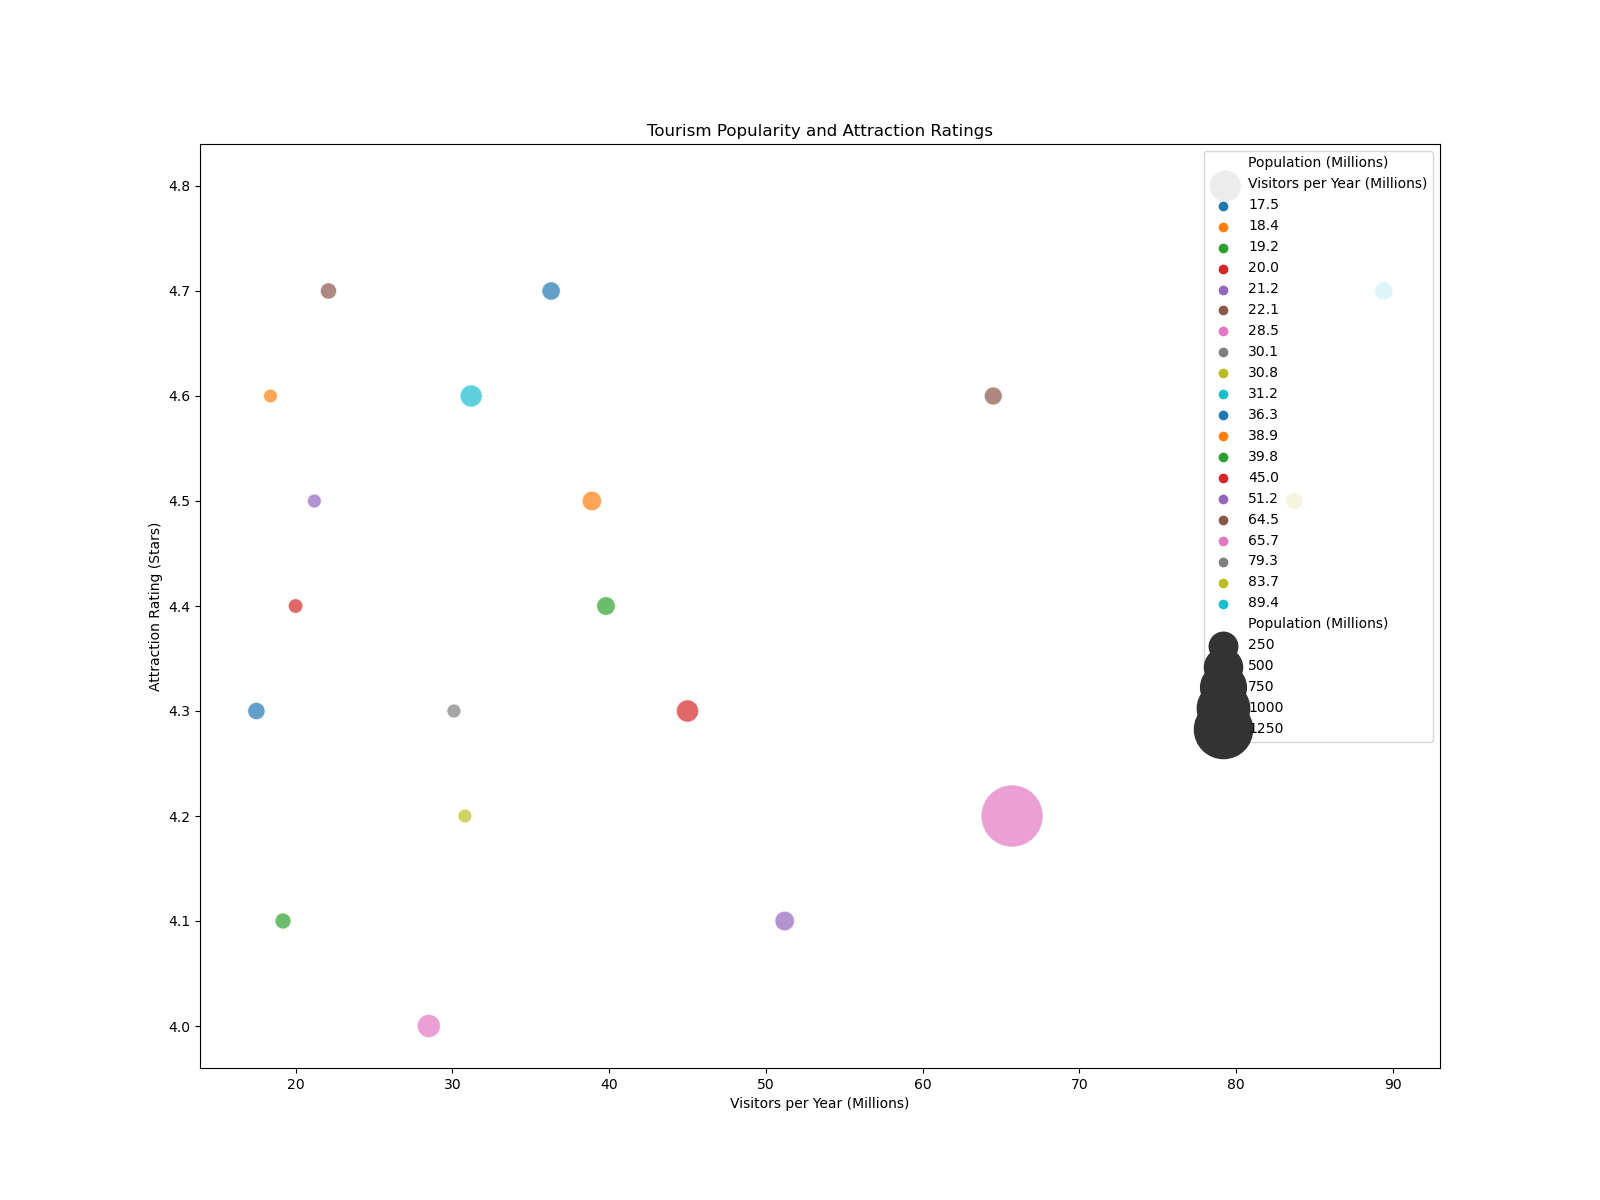

This chart was generated by the following Python code:

import seaborn as sns
import matplotlib.pyplot as plt
import pandas as pd

data = {
    'Country': ['France', 'Spain', 'United States', 'China', 'Italy', 'Turkey', 'Mexico', 'Thailand', 'Germany', 'United Kingdom',
                'Japan', 'Austria', 'Greece', 'Russia', 'Canada', 'Portugal', 'Netherlands', 'Saudi Arabia', 'Switzerland', 'South Korea'],
    'Visitors per Year (Millions)': [89.4, 83.7, 79.3, 65.7, 64.5, 51.2, 45.0, 39.8, 38.9, 36.3,
                                     31.2, 30.8, 30.1, 28.5, 22.1, 21.2, 20.0, 19.2, 18.4, 17.5],
    'Attraction Rating (Stars)': [4.7, 4.5, 4.8, 4.2, 4.6, 4.1, 4.3, 4.4, 4.5, 4.7,
                                  4.6, 4.2, 4.3, 4.0, 4.7, 4.5, 4.4, 4.1, 4.6, 4.3],
    'Population (Millions)': [65, 47, 331, 1438, 60, 84, 128, 70, 83, 66,
                              126, 9, 10, 145, 38, 10, 17, 34, 8, 51]
}

df = pd.DataFrame(data)

plt.figure(figsize=(16, 12))
bubble_chart = sns.scatterplot(data=df,
                               x='Visitors per Year (Millions)',
                               y='Attraction Rating (Stars)',
                               size='Population (Millions)',
                               hue='Visitors per Year (Millions)',
                               palette=['#1f77b4', '#ff7f0e', '#2ca02c', '#d62728', '#9467bd', '#8c564b', '#e377c2', '#7f7f7f', '#bcbd22', '#17becf'],
                               sizes=(100, 2000),
                               alpha=0.7)

plt.title('Tourism Popularity and Attraction Ratings')
plt.xlabel('Visitors per Year (Millions)')
plt.ylabel('Attraction Rating (Stars)')
plt.legend(loc='upper right', title='Population (Millions)')
plt.show()
